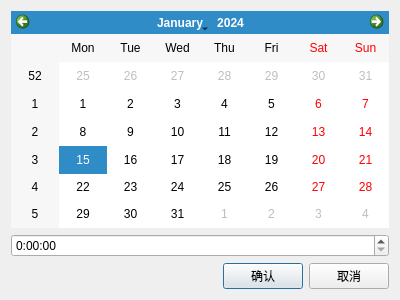
<?xml version="1.0" encoding="UTF-8"?>
<ui version="4.0">
 <class>CDataTimeEditWgt</class>
 <widget class="QDialog" name="CDataTimeEditWgt">
  <property name="geometry">
   <rect>
    <x>0</x>
    <y>0</y>
    <width>400</width>
    <height>300</height>
   </rect>
  </property>
  <property name="windowTitle">
   <string>CDataTimeEditWgt</string>
  </property>
  <layout class="QHBoxLayout" name="horizontalLayout_2">
   <item>
    <layout class="QVBoxLayout" name="verticalLayout">
     <item>
      <widget class="QCalendarWidget" name="calendarWidget"/>
     </item>
     <item>
      <widget class="QTimeEdit" name="timeEdit">
       <property name="displayFormat">
        <string>H:mm:ss</string>
       </property>
      </widget>
     </item>
     <item>
      <layout class="QHBoxLayout" name="horizontalLayout">
       <item>
        <spacer name="horizontalSpacer">
         <property name="orientation">
          <enum>Qt::Horizontal</enum>
         </property>
         <property name="sizeHint" stdset="0">
          <size>
           <width>40</width>
           <height>20</height>
          </size>
         </property>
        </spacer>
       </item>
       <item>
        <widget class="QPushButton" name="pushButton">
         <property name="text">
          <string>确认</string>
         </property>
        </widget>
       </item>
       <item>
        <widget class="QPushButton" name="pushButton_2">
         <property name="text">
          <string>取消</string>
         </property>
        </widget>
       </item>
      </layout>
     </item>
    </layout>
   </item>
  </layout>
 </widget>
 <layoutdefault spacing="6" margin="11"/>
 <resources/>
 <connections/>
</ui>
